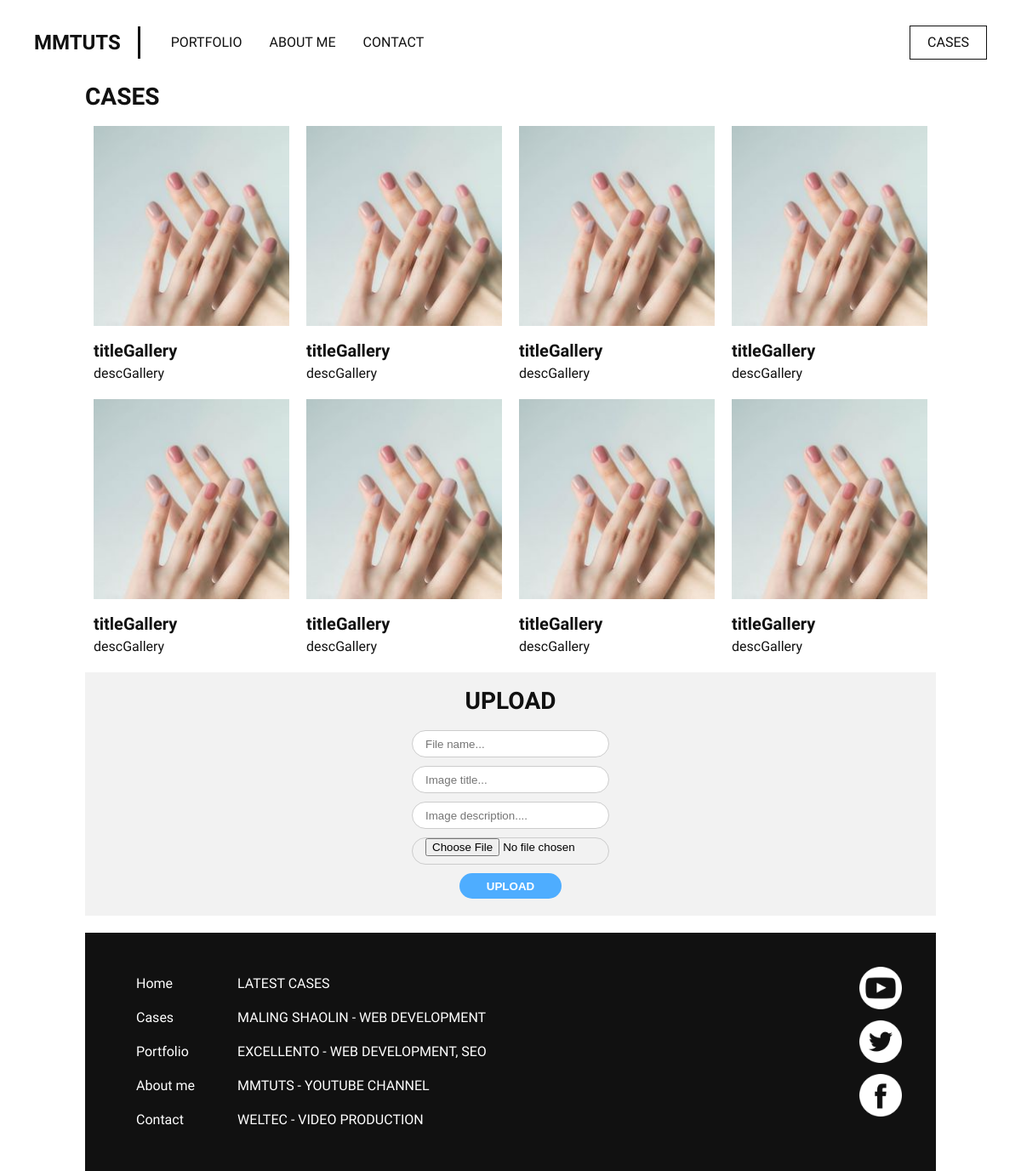
Screenshot of /gallery/cases.php with the database file from the repository.
### tables this page shows
CREATE TABLE IF NOT EXISTS Gallery (
    idGallery int(11) AUTO_INCREMENT PRIMARY KEY,
    titleGallery VARCHAR(128),
    descGallery VARCHAR(128),
    imgFullNameGallery VARCHAR(128),
    orderGallery int(11)
);

### gallery/cases.php (the view, shortened to what this page needs)
<!DOCTYPE html>
<html>
<head>
    <link rel="stylesheet" href="styles/style.css">
</head>
<body>
<header>
    <a href="index.html" class="header-brand">mmtuts</a>
    <nav>
        <ul>
            <li><a href="portfolio.html">Portfolio</a></li>
            <li><a href="about.html">About me</a></li>
            <li><a href="contact.html">Contact</a></li>
        </ul>
        <a href="cases.html" class="header-cases">Cases</a>
    </nav>
</header>
<main>
    <section class="gallery-links">
        <div class="wrapper">
            <h2>Cases</h2>
            <div class="gallery-container">
                <?php
                include_once 'includes/dbh.inc.php';
                $sql = "select * from gallery order by orderGallery desc";
                $stmt = mysqli_stmt_init($conn);
                if (!mysqli_stmt_prepare($stmt,$sql)){echo "SQL statement failed!";}
                else {
                    mysqli_stmt_execute($stmt);
                    $result = mysqli_stmt_get_result($stmt);
                    while ($row = mysqli_fetch_assoc($result)){
                        echo '<a href="#">
                            <div style="background-image:url(img/gallery/'.$row['imgFullNameGallery'].');"></div>
                            <h3>'.$row["titleGallery"].'</h3>
                            <p>'.$row["descGallery"].'</p>
                        </a>';
                    }
                }
                ?>
            </div>
            <?php
            if (isset($_SESSION['username'])){
                echo '<div class="gallery-upload">
                        <h2>Upload</h2>
                        <form action="includes/gallery-upload.inc.php" method="post" enctype="multipart/form-data">
                        <input type="text" name="filename" placeholder="File name...">
                        <input type="text" name="filetitle" placeholder="Image title...">
                        <input type="text" name="filedesc" placeholder="Image description....">
                        <input type="file" name="file">
                        <button type="submit" name="submit">UPLOAD</button>
                        </form>
                      </div>';
            }
            ?>
        </div>
    </section>
</main>
<div class="wrapper">
    <footer>
        <ul class="footer-links-main">
            <li><a href="#">Home</a></li>
            <li><a href="#">Cases</a></li>
            <li><a href="#">Portfolio</a></li>
            <li><a href="#">About me</a></li>
            <li><a href="#">Contact</a></li>
        </ul>
        <ul class="footer-links-cases">
            <li><p>Latest cases</p></li>
            <li><a href="#">MALING SHAOLIN - WEB DEVELOPMENT</a></li>
            <li><a href="#">EXCELLENTO - WEB DEVELOPMENT, SEO</a></li>
            <li><a href="#">MMTUTS - YOUTUBE CHANNEL</a></li>
            <li><a href="#">WELTEC - VIDEO PRODUCTION</a></li>
        </ul>
        <div class="footer-sm">
            <a href="#">
                <img src="img/youtube-symbol.png" alt="youtube icon">
            </a>
            <a href="#">
                <img src="img/twitter-logo-button.png" alt="youtube icon">
            </a>
            <a href="#">
                <img src="img/facebook-logo-button.png" alt="youtube icon">
            </a>
        </div>
    </footer>
</div>
</body>
</html>

### gallery/styles/style.css (style rules this page uses)
html, body, div, span, object, iframe, h1, h2, h3, h4, h5, h6, p, blockquote, pre, abbr, address, cite, code, del, dfn, em, img, ins, kbd, q, samp, small, strong, sub, sup, var, b, i, dl, dt, dd, ol, ul, li, fieldset, form, label, legend, table, caption, tbody, tfoot, thead, tr, th, td, article, aside, canvas, details, figcaption, figure, footer, header, hgroup, menu, nav, section, summary, time, mark, audio, video { margin:0; padding:0; border:0; outline:0; font-size:100%; vertical-align:baseline; background:transparent; }
body { line-height:1; }
article,aside,details,figcaption,figure, footer,header,hgroup,menu,nav,section { display:block; }
nav ul { list-style:none; }
a { margin:0; padding:0; font-size:100%; vertical-align:baseline; background:transparent; }
input, select { vertical-align:middle; }
* { text-decoration: none; }
main { padding-top: 100px; }
header { position: fixed; top: 0; right: 0; left: 0; background-color: #fff; width: 100%; height: 100px; z-index: 1000; }
header .header-brand { font-family: Catamaran; font-size: 24px; font-weight: 900; color: #111; text-transform: uppercase; display: block; margin: 0 auto; text-align: center; padding: 20px 0; }
header nav ul { display: block; margin: 0 auto; width: fit-content; }
header nav ul li { display: inline-block; float: left; list-style: none; padding: 0 16px; }
header nav ul li a { font-family: Catamaran; font-size: 16px; color: #111; text-transform: uppercase; }
header .header-cases { display: none; }
@media only screen and (min-width: 1000px) { header .header-brand { margin: 31px 0; text-align: left; line-height: 38px; padding: 0 20px 0 40px; border-right: 3px solid #111; float: left; } }
@media only screen and (min-width: 1000px) { header nav ul { margin: 20px 0px 0px 20px; float: left; } }
@media only screen and (min-width: 1000px) { header nav ul li a { line-height: 60px; } }
@media only screen and (min-width: 1000px) { header .header-cases { display: block; font-family: Catamaran; font-size: 16px; color: #111; text-transform: uppercase; line-height: 38px; border: 1px solid #111; float: right; margin-right: 40px; margin-top: 30px; padding: 0 20px; } }
@media only screen and (min-width: 1000px) { .wrapper { width: 1000px; margin: 0 auto; } }
.gallery-links h2 { font-family: Catamaran; font-size: 28px; font-weight: 600; color: #111; text-transform: uppercase; }
.gallery-container { display: flex; flex-direction: row; flex-wrap: wrap; justify-content: flex-start; align-content: flex-start; }
.gallery-container a { width: 230px; margin: 20px 10px 0; }
.gallery-container a div { width: 100%; height: 235px; background-position: center; background-repeat: no-repeat; background-size: cover; }
.gallery-container a h3 { font-family: Catamaran; font-size: 20px; font-weight: 700; color: #111; padding-top: 16px; line-height: 26px; }
.gallery-container a p { font-family: Catamaran; font-size: 16px; font-weight: 400; color: #111; padding-top: 4px; line-height: 20px; }
.gallery-upload { width: 100%; padding: 20px 0; margin-top: 20px; background-color: #F2F2F2; }
.gallery-upload h2 { font-family: Catamaran; font-size: 28px; font-weight: 600; color: #111; text-transform: uppercase; text-align: center; padding-bottom: 10px; }
.gallery-upload form { display: flex; flex-direction: column; flex-wrap: nowrap; align-items: center; }
.gallery-upload form input { width: 200px; height: 30px; margin-top: 10px; padding: 0 15px; border-radius: 100px; box-shadow: none; border: 1px solid #ccc; }
.gallery-upload form button { width: 120px; height: 30px; margin-top: 10px; border-radius: 100px; box-shadow: none; border: none; background-color: #4EADFF; color: #fff; font-weight: 700; }
footer { width: calc(100% - 80px); padding: 40px 40px; margin-top: 20px; background-color: #111; overflow: hidden; }
footer ul { width: fit-content; float: left; padding-left: 20px; }
footer ul li { display: block; list-style: none; }
footer ul li a { font-family: Catamaran; font-size: 16px; color: #fff; line-height: 40px; }
.footer-links-cases { display: none; }
.footer-sm { width: 50px; float: right; }
.footer-sm img { width: 100%; margin-bottom: 10px; }
@media only screen and (min-width: 1000px) { .footer-links-cases { display: block; } }
@media only screen and (min-width: 1000px) { footer ul { padding-right: 30px; } }
@media only screen and (min-width: 1000px) { footer ul li p { font-family: Catamaran; font-size: 16px; color: #fff; line-height: 40px; text-transform: uppercase; } }

### rows the page displays
gallery: imgFullNameGallery (picture), titleGallery "titleGallery", descGallery "descGallery"
gallery: imgFullNameGallery (picture), titleGallery "titleGallery", descGallery "descGallery"
gallery: imgFullNameGallery (picture), titleGallery "titleGallery", descGallery "descGallery"
gallery: imgFullNameGallery (picture), titleGallery "titleGallery", descGallery "descGallery"
gallery: imgFullNameGallery (picture), titleGallery "titleGallery", descGallery "descGallery"
gallery: imgFullNameGallery (picture), titleGallery "titleGallery", descGallery "descGallery"
gallery: imgFullNameGallery (picture), titleGallery "titleGallery", descGallery "descGallery"
gallery: imgFullNameGallery (picture), titleGallery "titleGallery", descGallery "descGallery"
